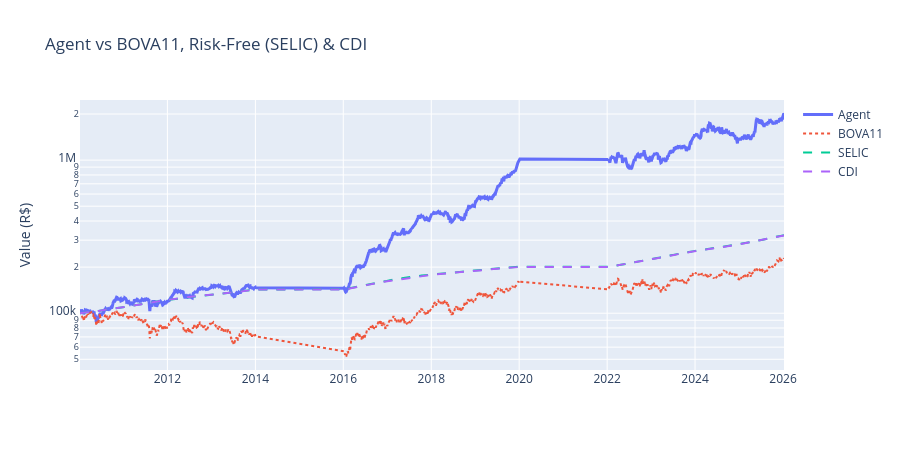

Here is the notebook cell this chart was saved with:
### Markdown cell above
## 2. Agent vs Fixed Income (SELIC / CDI)

SELIC is the risk-free rate; CDI tracks it closely. The gap between the agent and SELIC is the excess return earned for taking equity risk.

### Code cell
fig = go.Figure()
fig.add_trace(go.Scatter(x=dates, y=agent.values, name='Agent', line=dict(width=3)))
bova = price_curve('BOVA11')
if bova is not None:
    fig.add_trace(go.Scatter(x=dates, y=bova.values, name='BOVA11', line=dict(width=2, dash='dot')))
for name in ['selic', 'cdi']:
    if name in macro:
        fig.add_trace(go.Scatter(x=dates, y=daily_rate_curve(name).values,
                                 name=name.upper(), line=dict(width=2, dash='dash')))
fig.update_layout(title='Agent vs BOVA11, Risk-Free (SELIC) & CDI',
                  yaxis_type='log', yaxis_title='Value (R$)', height=450)
fig.show()

if 'selic' in macro:
    selic_val = daily_rate_curve('selic')
    n_yrs = len(dates) / 252
    agent_cagr = (agent.iloc[-1] / INITIAL_CAPITAL) ** (1 / n_yrs) - 1
    selic_cagr = (selic_val.iloc[-1] / INITIAL_CAPITAL) ** (1 / n_yrs) - 1
    print(f'Agent CAGR : {agent_cagr:+.1%}')
    print(f'SELIC CAGR : {selic_cagr:+.1%}')
    print(f'Excess (agent - SELIC): {agent_cagr - selic_cagr:+.1%}/yr')

### Figure 1 — Plotly figure (JSON) as saved in the notebook; plotly's stock layout.template omitted (floating-point values rounded to 4 significant figures; data arrays with more than 128 entries replaced by an {"elided": "..."} marker saying what was removed)
{"data": [{"line": {"width": 3}, "name": "Agent", "type": "scatter", "x": {"elided": "2976 str values"}, "y": {"elided": "2976 float values"}}, {"line": {"dash": "dot", "width": 2}, "name": "BOVA11", "type": "scatter", "x": {"elided": "2976 str values"}, "y": {"elided": "2976 float values"}}, {"line": {"dash": "dash", "width": 2}, "name": "SELIC", "type": "scatter", "x": {"elided": "2976 str values"}, "y": {"elided": "2976 float values"}}, {"line": {"dash": "dash", "width": 2}, "name": "CDI", "type": "scatter", "x": {"elided": "2976 str values"}, "y": {"elided": "2976 float values"}}], "layout": {"height": 450, "title": {"text": "Agent vs BOVA11, Risk-Free (SELIC) & CDI"}, "yaxis": {"title": {"text": "Value (R$)"}, "type": "log"}}}
